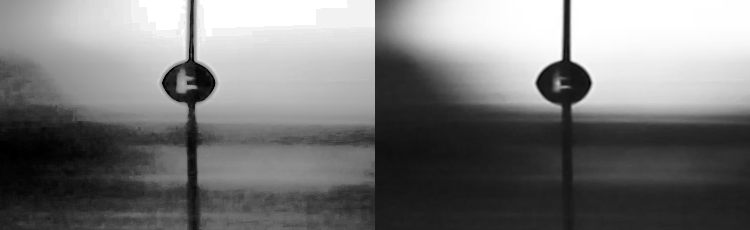
#> input picture OpenCV-Masks/0000.png, 750 x 230 px, found by its file name
$ jupyter execute --allow-errors OpenCV-Masks.ipynb   (Python 2 division)
#> lines starting #> are read from the running program, lines starting #| are printed output that depends on the picture; after the words box and inside, x2 and y2 are one past the last pixel; in counts of white or black regions, pixels touching at a corner belong together
[cell 1]
import cv2
import numpy as np
path = "D:\\GitHub\\ipynote\\OpenCV-Masks\\"

[cell 2]
img = cv2.imread(path+"0000.png")
#> img is the input picture: shape (230, 750, 3); min 0, max 255, mean 121.5
img = cv2.cvtColor(img,cv2.COLOR_BGR2GRAY)
#> img: shape (230, 750)

[cell 3]
rows, cols = img.shape
#> rows = 230; cols = 750
mask = np.zeros([rows,cols], np.uint8)
mask[:,0:140] = 255
mask[:,230:520] = 255
mask[:,620:] = 255
img_mask = cv2.add(img,mask)
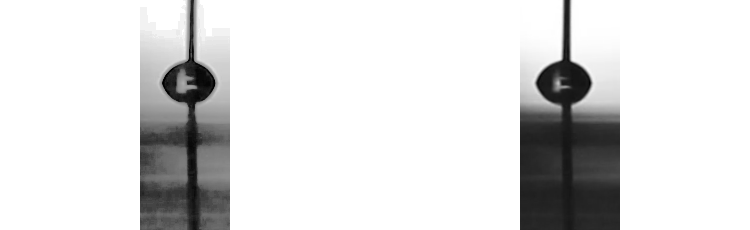
#> img_mask: shape (230, 750); min 0, max 255, mean 222.1
img_bright = cv2.add(img,90)
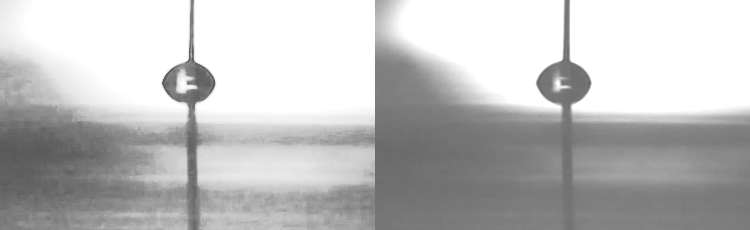
#> img_bright: shape (230, 750); min 90, max 255, mean 191.4

out = cv2.add(img_mask,90)
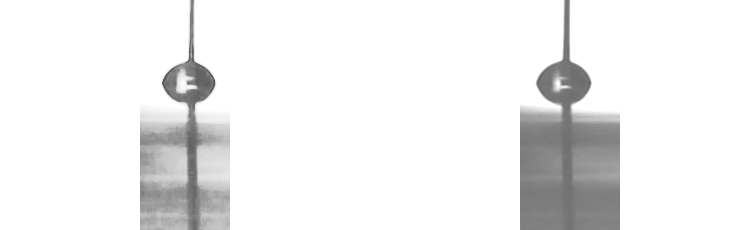
#> out: shape (230, 750); min 90, max 255, mean 239


th3 = cv2.adaptiveThreshold(out,255,cv2.ADAPTIVE_THRESH_GAUSSIAN_C,\
            cv2.THRESH_BINARY,11,2)
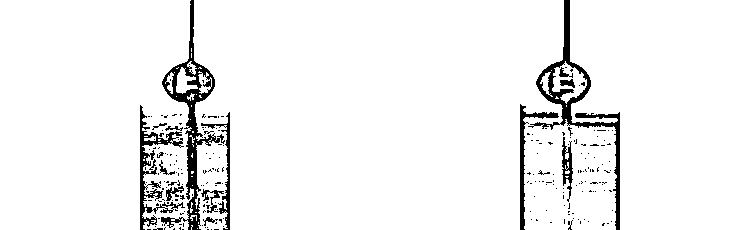
#> th3: shape (230, 750); 94.7% white; 223 black regions (205 under 20 px), largest, box (x1, y1, x2, y2) and area: (161, 0, 225, 230) 2585, (528, 0, 620, 230) 2318, (140, 105, 185, 230) 1265

cv2.imwrite(path+"bright.png", img_bright)
cv2.imwrite(path+"mask.png", img_mask)
cv2.imwrite(path+"0000_out.png", th3)
#> Out = True

[cell 4]
"""
Poor quality bidirectional contrast filter
"""
bigmask = cv2.compare(img,np.uint8([64]),cv2.CMP_GE)
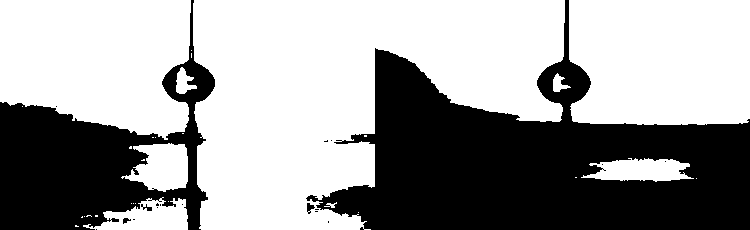
#> bigmask: shape (230, 750); 61.6% white; 19 black regions (14 under 20 px), largest, box (x1, y1, x2, y2) and area: (306, 0, 750, 230) 47034, (0, 0, 215, 230) 19136, (307, 203, 315, 214) 49, (141, 204, 152, 211) 36, (123, 218, 131, 224) 28
smallmask = cv2.bitwise_not(bigmask)
ar = img
ar[:,:] = 90
#> ar: shape (230, 750); every value is 90
big = cv2.add(img,ar,mask = bigmask)
small = cv2.subtract(img,ar,mask = smallmask)
#> small: shape (230, 750); every value is 0

out = cv2.add(big,small)
# out = cv2.equalizeHist(out) # increases contrast but not in the way I want

cv2.imwrite(path+"bm.png", bigmask)
cv2.imwrite(path+"sm.png", smallmask)
cv2.imwrite(path+"0000_zbig.png", big)
cv2.imwrite(path+"0000_zsml.png", small)
cv2.imwrite(path+"0000_out.png", out)
#> Out = True
